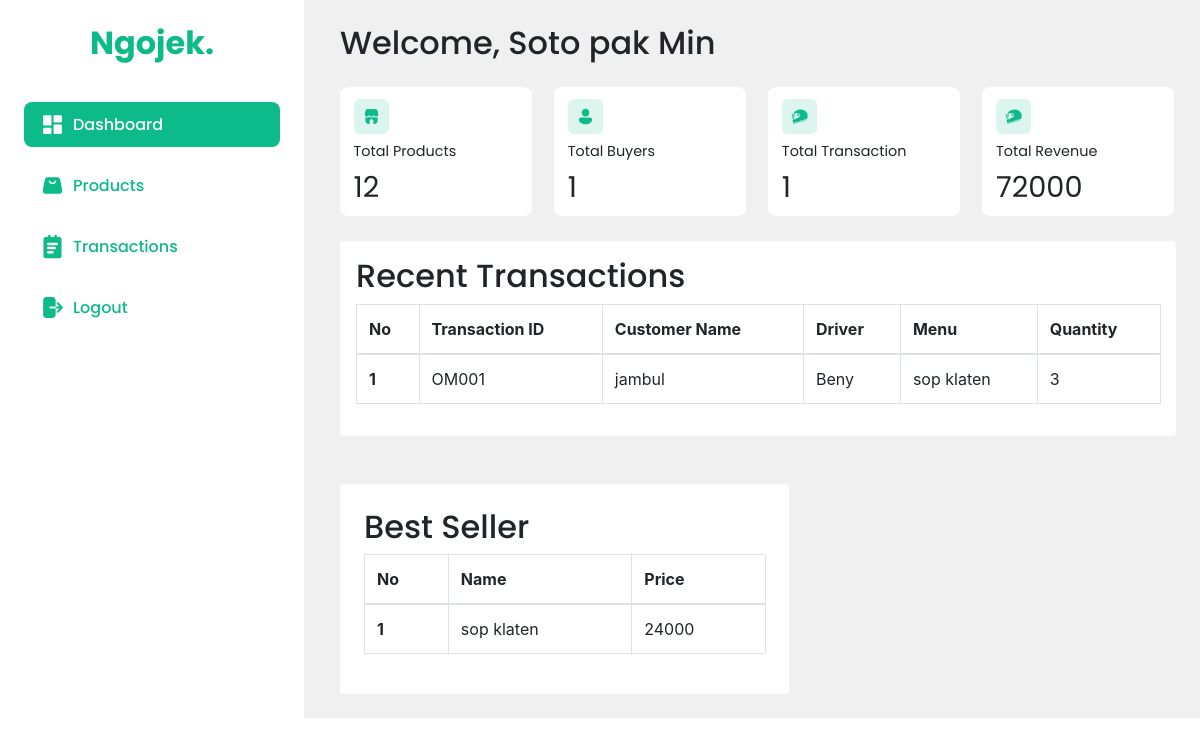
Page /dashboard/pages/seller/home.php (signed in) on the committed database.
### tables this page shows
CREATE TABLE `merchant` (
  `merchant_id` char(5) NOT NULL CHECK (`merchant_id` regexp '^MR[0-9][0-9][0-9]'),
  `address` varchar(255) DEFAULT NULL,
  `name` varchar(100) DEFAULT NULL,
  `description` varchar(100) DEFAULT NULL,
  `image` varchar(255) DEFAULT NULL,
  `merchant_type` enum('Restaurant','Mart') DEFAULT NULL,
  `username` varchar(100) DEFAULT NULL,
  `password` varchar(100) DEFAULT NULL,
  `phone_number` varchar(15) DEFAULT NULL
);

CREATE TABLE `order_menu_detail` (
  `order_menuid` char(5) NOT NULL,
  `menu_id` char(5) NOT NULL,
  `quantity` int(11) DEFAULT NULL
);

CREATE TABLE `order_menu` (
  `order_menuid` char(5) NOT NULL,
  `customer_id` char(5) DEFAULT NULL,
  `merchant_id` char(5) DEFAULT NULL,
  `driver_id` char(5) DEFAULT NULL,
  `transaction_date` date DEFAULT NULL
);

CREATE TABLE `customers` (
  `customer_id` char(5) NOT NULL,
  `subscription_id` char(5) DEFAULT NULL,
  `name` varchar(100) DEFAULT NULL,
  `gender` enum('male','female') DEFAULT NULL,
  `age` int(11) DEFAULT NULL,
  `username` varchar(100) DEFAULT NULL,
  `password` varchar(100) DEFAULT NULL,
  `address` varchar(255) NOT NULL,
  `phone_number` varchar(15) NOT NULL
);

CREATE TABLE `driver` (
  `driver_id` char(5) NOT NULL CHECK (`driver_id` regexp '^DI[0-9][0-9][0-9]'),
  `vehicle` varchar(100) DEFAULT NULL,
  `name` varchar(100) DEFAULT NULL,
  `age` int(11) DEFAULT NULL,
  `gender` enum('male','female') DEFAULT NULL,
  `phone_number` varchar(15) DEFAULT NULL,
  `number_plate` varchar(15) NOT NULL
);

CREATE TABLE `menu` (
  `menu_id` char(5) NOT NULL,
  `name` varchar(100) DEFAULT NULL,
  `category` varchar(100) DEFAULT NULL,
  `stock` int(11) DEFAULT NULL,
  `price` int(11) DEFAULT NULL,
  `description` text DEFAULT NULL,
  `merchant_id` char(5) DEFAULT NULL,
  `image` varchar(255) DEFAULT NULL
);

### dashboard/pages/seller/home.php (the view, shortened to what this page needs)
<?php
include("../../../Database/connection.php");
$start = 0;
$rowPerPage = 5;
?>
<!DOCTYPE html>
<html lang="en">
<head>
    <link rel="stylesheet" href="https://cdn.jsdelivr.net/npm/bootstrap@4.3.1/dist/css/bootstrap.min.css">
    <link rel="stylesheet" href="style/home.css">
</head>
<body>
    <div class="kontainer">
        <?php include("sidebar.php"); ?>
        <div class="containContentv">
            <?php
            $sql = "select name as num from merchant where username = '$_SESSION[session_username]';";
            $res = mysqli_query($conn, $sql);
            while ($row = mysqli_fetch_assoc($res)) :
            ?>
                <h1>Welcome, <?= $row["num"] ?></h1>
            <?php endwhile; ?>
            <div class="containSummaryv">
                <ul class="countSummaryv">
                    <li class="cardCountv">
                        <img src="../../../uploads/Component 1.png">
                        <span>Total Products</span>
                        <?php
                        $sql = "select count(i.item_id) as num2, count(m.menu_id) as num from merchant mr join item i join menu m on mr.merchant_id = i.merchant_id and mr.merchant_id = m.merchant_id where mr.username = '$_SESSION[session_username]';";
                        $res = mysqli_query($conn, $sql);
                        while ($row = mysqli_fetch_assoc($res)) :
                            $totalP = $row['num2'] + $row['num'];
                        endwhile;
                        ?>
                        <h4><?= $totalP ?></h4>
                    </li>
                    <li class="cardCountv">
                        <img src="../../../uploads/Component 2.png">
                        <span>Total Buyers</span>
                        <?php
                        $sql = "select distinct count(c.customer_id) as num from customers c join order_item oi join order_menu om join merchant mr on c.customer_id = oi.customer_id and c.customer_id = om.customer_id and mr.merchant_id = om.merchant_id where mr.username = '$_SESSION[session_username]';";
                        $res = mysqli_query($conn, $sql);
                        while ($row = mysqli_fetch_assoc($res)) :
                        ?>
                            <h4><?= $row["num"] ?></h4>
                        <?php endwhile; ?>
                    </li>
                    <li class="cardCountv">
                        <img src="../../../uploads/Component 3.png">
                        <span>Total Transaction</span>
                        <?php
                        $sql = "select count(c.customer_id) as num from customers c join order_item oi join order_menu om join merchant mr on c.customer_id = oi.customer_id and c.customer_id = om.customer_id and mr.merchant_id = om.merchant_id where mr.username = '$_SESSION[session_username]';";
                        $res = mysqli_query($conn, $sql);
                        while ($row = mysqli_fetch_assoc($res)) :
                        ?>
                            <h4><?= $row["num"] ?></h4>
                        <?php endwhile; ?>
                    </li>
                    <li class="cardCountv">
                        <img src="../../../uploads/Component 3.png">
                        <span>Total Revenue</span>
                        <?php
                        $total = 0;
                        if ($_COOKIE["cookie_merchant_type"] == "Restaurant") {
                            $sql = "select m.price as a, om.quantity b from menu m join order_menu_detail om join merchant mt on m.menu_id = om.menu_id and mt.merchant_id = m.merchant_id where mt.username = '$_SESSION[session_username]';";
                        } else {
                            $sql = "select m.price as a, om.quantity b from item m join order_item_detail om join merchant mt on m.item_id = om.item_id and mt.merchant_id = m.merchant_id where mt.username = '$_SESSION[session_username]';";
                        }
                        $res = mysqli_query($conn, $sql);
                        while ($row = mysqli_fetch_assoc($res)) :
                            $total += $row["a"] * $row["b"];
                        endwhile;
                        ?>
                        <h4><?= $total ?></h4>
                    </li>
                </ul>
            </div>
            <div class="containRTransaction bg-white rounded p-3">
                <h2>Recent Transactions</h2>
                <table class="table table-bordered bg-white">
                    <thead>
                        <tr>
                            <th scope="col">No</th>
                            <th scope="col">Transaction ID</th>
                            <th scope="col">Customer Name</th>
                            <th scope="col">Driver</th>
                            <th scope="col">Menu</th>
                            <th scope="col">Quantity</th>
                        </tr>
                    </thead>
                    <tbody>
                        <?php
                        if ($_COOKIE["cookie_merchant_type"] == 'Restaurant') {
                            $sql = "select om.order_menuid as a, c.name as b, d.name as c, m.name as d, omd.quantity as e from order_menu_detail omd join order_menu om join customers c join driver d join menu m join merchant mt on omd.order_menuid = om.order_menuid and c.customer_id = om.customer_id and d.driver_id = om.driver_id and m.menu_id = omd.menu_id and mt.merchant_id = m.merchant_id where mt.username = '$_SESSION[session_username]' limit $start, $rowPerPage";
                        }
                        $res = mysqli_query($conn, $sql);
                        while ($row = mysqli_fetch_assoc($res)) :
                        ?>
                            <tr>
                                <th><?= ++$start; ?></th>
                                <td><?= $row["a"] ?></td>
                                <td><?= $row["b"] ?></td>
                                <td><?= $row["c"] ?></td>
                                <td><?= $row["d"] ?></td>
                                <td><?= $row["e"] ?></td>
                            </tr>
                        <?php endwhile; ?>
                    </tbody>
                </table>
            </div>
            <div class="d-flex justify-content-between mt-5">
                <div class="bg-white p-4 rounded" style="width: 48%;">
                    <h2>
                        Best Seller
                    </h2>
                    <table class="table table-bordered bg-white">
                        <thead>
                            <tr>
                                <th scope="col">No</th>
                                <th scope="col">Name</th>
                                <th scope="col">Price</th>
                            </tr>
                        </thead>
                        <tbody>
                            <?php
                            $start = 0;
                            if ($_COOKIE["cookie_merchant_type"] == 'Restaurant') {
                                $sql = "select m.name, m.price from menu m join order_menu_detail omd join merchant mt on m.menu_id = omd.menu_id and mt.merchant_id = m.merchant_id where mt.username = '$_SESSION[session_username]'
                                group by m.menu_id ORDER BY sum(omd.quantity) desc limit $start, $rowPerPage";
                            } else {
                                $sql = "select m.name, m.price from item m join order_item_detail omd join merchant mt on m.item_id = omd.item_id and mt.merchant_id = m.merchant_id where mt.username = '$_SESSION[session_username]'
                                group by m.item_id ORDER BY sum(omd.quantity) desc limit $start, $rowPerPage";
                            }
                            $res = mysqli_query($conn, $sql);
                            while ($row = mysqli_fetch_assoc($res)) :
                            ?>
                                <tr>
                                    <th><?= ++$start; ?></th>
                                    <td><?= $row["name"] ?></td>
                                    <td><?= $row["price"] ?></td>
                                </tr>
                            <?php endwhile; ?>
                        </tbody>
                    </table>
                </div>
            </div>
        </div>
    </div>
</body>
</html>

### dashboard/pages/seller/style/home.css (style rules this page uses)
:root { --primary: #0dba8a; --text-white: #ffffff; --text-black: #092e24; --bg-grey: #f0f0f0; --bg-secondary: #dcf6ef; }
body { margin: 0; padding: 0; }
* { -webkit-box-sizing: content-box; -moz-box-sizing: content-box; box-sizing: content-box; }
*:before, *:after { -webkit-box-sizing: content-box; -moz-box-sizing: content-box; box-sizing: content-box; }
.kontainer { display: flex; height: 100vh; background-color: var(--bg-grey); height: 100%; }
ul { list-style-type: none; }
h1, span, h4, h2 { font-size: 2rem; }
h1, span, h4, h2, h3 { font-family: 'poppins'; }
.containContentv { padding: 2%; padding-left: 340px; }
.containContentv { width: 100%; }
.countSummaryv { display: flex; justify-content: space-between; padding: 0; width: 99.8%; margin: 3% 0; }
.cardCountv { display: flex; flex-direction: column; justify-content: space-evenly; background: #ffffff; width: 21%; padding: 1%; border-radius: 5%; }
.cardCountv > * { margin: 2% 3%; }
.cardCountv > span { font-size: 0.9rem; }
.cardCountv > h4 { font-size: 1.8rem; font-weight: 400; }
.cardCountv > img { width: 20%; }

### dashboard/pages/seller/style/sidebar.css (style rules this page uses)
:root { --primary: #0dba8a; --text-white: #ffffff; --text-black: #092e24; --bg-grey: #f0f0f0; --bg-secondary: #dcf6ef; }
body { margin: 0; padding: 0; }

### rows in the picture
merchant: name "Soto pak Min"
order_menu_detail: order_menuid.order_menuid "OM001", customers.name "jambul", driver.name "Beny", menu.name "sop klaten", quantity "3"

### other values in the picture
$totalP "12"
$row["num"] "1"
$total "72000"
$row["name"] "sop klaten"
$row["price"] "24000"
